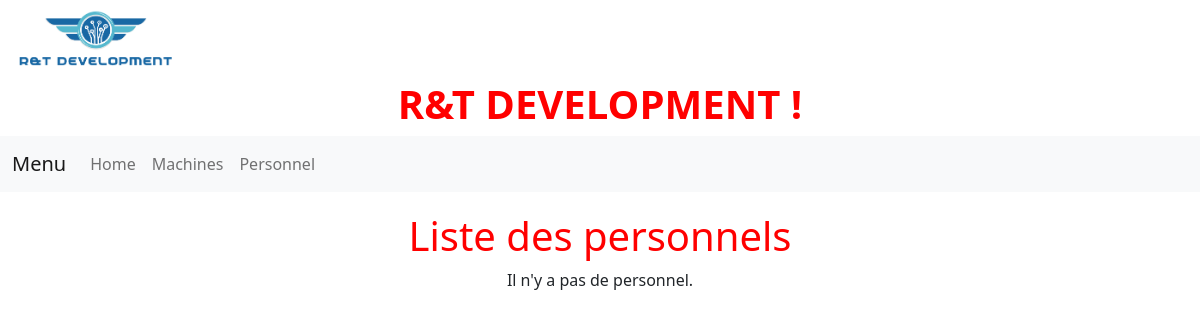
The page /computerApp/persos/ on the database as committed earlier.
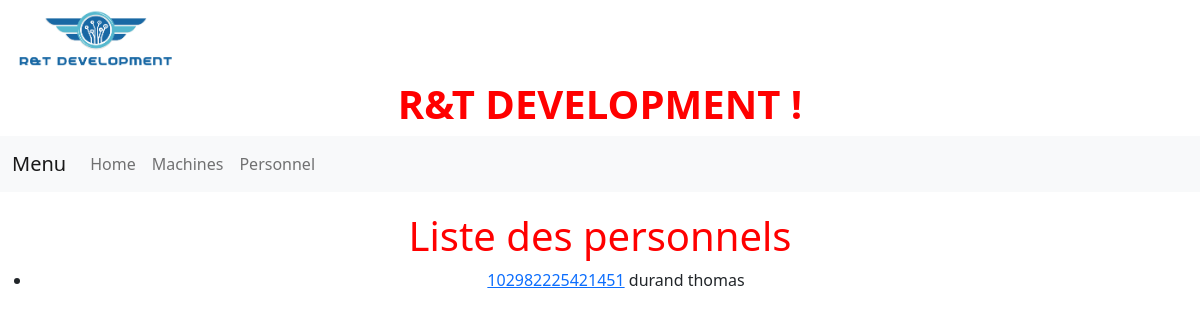
The same page on the database as committed later.
### computerApp/models.py (models this page shows, shortened)
class Personnel(models.Model):
    num_secu =models.CharField(
        primary_key=True,
        editable=True,
        max_length = 15
    )
    nom = models.CharField(
        max_length=50
    )
    prenom = models.CharField(
        max_length=20
    )

### computerApp/views.py (the view)
# urls.py: path('persos/',views.personnel_list_view, name='persos'),
def personnel_list_view(request) :
    persos=Personnel.objects.all()
    context={'persos': persos}
    return render(request, 'computerapp/personnel_list.html', context)

### computerApp/templates/computerapp/personnel_list.html
{% extends "index.html" %}
{% block content %}
    <h1> Liste des personnels</h1>
    {% if persos %}
    <ul>
        {% for perso in persos %}
            <li>
                <a href="{% url 'perso-detail' perso.num_secu %}">
                {{perso.num_secu}}</a> {{perso.nom}} {{perso.prenom}}
            </li>
        {% endfor %}
    </ul>
    {% else %}
        <p> Il n'y a pas de personnel. </p>
    {% endif %}
{% endblock %}

Rows that differ between the two databases and show on the page:
added Personnel: num_secu "102982225421451", nom "durand", prenom "thomas"
Other text that changed with them:
text no longer shown: "Il n'y a pas de personnel."
